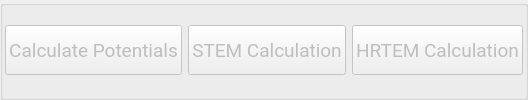
             <widget class="QGroupBox" name="groupBox_2">
              <property name="minimumSize">
               <size>
                <width>0</width>
                <height>50</height>
               </size>
              </property>
              <property name="title">
               <string/>
              </property>
              <layout class="QHBoxLayout" name="horizontalLayout_5">
               <property name="leftMargin">
                <number>2</number>
               </property>
               <property name="topMargin">
                <number>0</number>
               </property>
               <property name="rightMargin">
                <number>2</number>
               </property>
               <property name="bottomMargin">
                <number>2</number>
               </property>
               <item>
                <widget class="QPushButton" name="btn_calcPotential">
                 <property name="enabled">
                  <bool>false</bool>
                 </property>
                 <property name="minimumSize">
                  <size>
                   <width>0</width>
                   <height>50</height>
                  </size>
                 </property>
                 <property name="font">
                  <font>
                   <family>Roboto</family>
                   <pointsize>14</pointsize>
                  </font>
                 </property>
                 <property name="text">
                  <string>Calculate Potentials</string>
                 </property>
                </widget>
               </item>
               <item>
                <widget class="QPushButton" name="btn_go">
                 <property name="enabled">
                  <bool>false</bool>
                 </property>
                 <property name="minimumSize">
                  <size>
                   <width>0</width>
                   <height>50</height>
                  </size>
                 </property>
                 <property name="font">
                  <font>
                   <family>Roboto</family>
                   <pointsize>14</pointsize>
                  </font>
                 </property>
                 <property name="text">
                  <string>STEM Calculation</string>
                 </property>
                </widget>
               </item>
               <item>
                <widget class="QPushButton" name="btn_go_hrtem">
                 <property name="enabled">
                  <bool>false</bool>
                 </property>
                 <property name="minimumSize">
                  <size>
                   <width>0</width>
                   <height>50</height>
                  </size>
                 </property>
                 <property name="font">
                  <font>
                   <family>Roboto</family>
                   <pointsize>14</pointsize>
                  </font>
                 </property>
                 <property name="text">
                  <string>HRTEM Calculation</string>
                 </property>
                </widget>
               </item>
              </layout>
             </widget>
